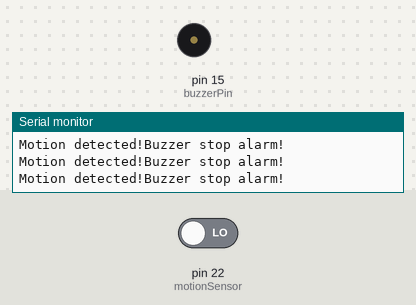
A sketch run on a simulated Arduino Mega 2560, built with avr-gcc and run on an emulated ATmega2560. Shown: buzzer (waves = sounding, pin HIGH), the last lines printed to the serial monitor. The test bench sets the inputs (shaded band); at power-on: pin 22 (motionSensor) LOW.

Above: at 1.2 s.
1.3 s: pin 22 (motionSensor) driven HIGH
At 1.6 s:
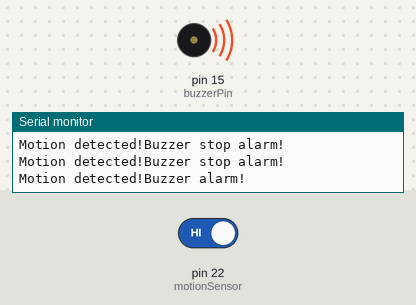
4.3 s: pin 22 (motionSensor) driven LOW
At 4.3 s:
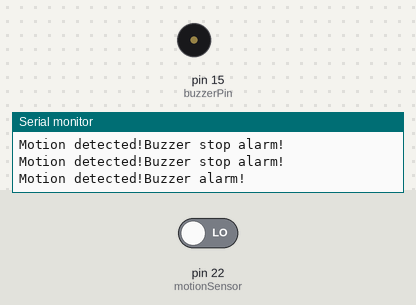
Timing chart, 0 to 7.3 s (numbered marks = the images above; inputs shaded):
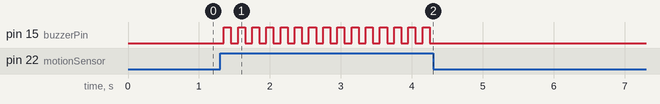

The sketch:

Project_11_Intruder_Alarm.ino
```cpp
int buzzerPin =  15;      // the number of the buzzer pin
int ledPin =  16;        // the number of the led pin
int motionSensor = 22;  // the number of the motionSensor pin

void setup()
{
   Serial.begin(9600);            // initialize serial
  pinMode(buzzerPin, OUTPUT);
  pinMode(motionSensor, INPUT);
}

void loop()
{
  int reading = digitalRead(motionSensor);
  if (reading == HIGH)
  {
   Serial.println("Motion detected!Buzzer alarm!");
   for(int i=0;i<15;i++)
   {digitalWrite(buzzerPin,HIGH);
    digitalWrite(ledPin,HIGH);
    delay(100);
    digitalWrite(buzzerPin, LOW);
    digitalWrite(ledPin, LOW);
    delay(100);
    }
  }
  else
  {
    digitalWrite(buzzerPin, LOW);
    digitalWrite(ledPin, LOW);
    Serial.println("Motion detected!Buzzer stop alarm!");

  }
}
```

Measured:
- after the input at 1.3 s, pin 15 (buzzerPin): alternates HIGH for 0.10 s and LOW for 0.10 s, starting after 0.05 s
- after the input at 4.3 s, pin 15 (buzzerPin): stops changing and stays LOW
